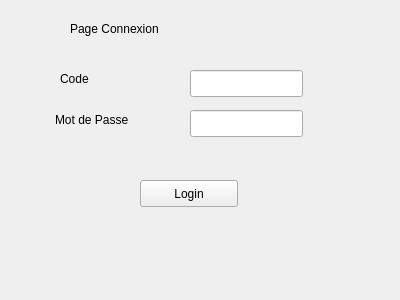
<?xml version="1.0" encoding="UTF-8"?>
<ui version="4.0">
 <class>Form</class>
 <widget class="QWidget" name="Form">
  <property name="geometry">
   <rect>
    <x>0</x>
    <y>0</y>
    <width>400</width>
    <height>300</height>
   </rect>
  </property>
  <property name="windowTitle">
   <string>Form</string>
  </property>
  <widget class="QLineEdit" name="user">
   <property name="geometry">
    <rect>
     <x>190</x>
     <y>70</y>
     <width>113</width>
     <height>27</height>
    </rect>
   </property>
  </widget>
  <widget class="QLineEdit" name="password">
   <property name="geometry">
    <rect>
     <x>190</x>
     <y>110</y>
     <width>113</width>
     <height>27</height>
    </rect>
   </property>
  </widget>
  <widget class="QLabel" name="codelabel">
   <property name="geometry">
    <rect>
     <x>60</x>
     <y>70</y>
     <width>66</width>
     <height>17</height>
    </rect>
   </property>
   <property name="text">
    <string>Code</string>
   </property>
  </widget>
  <widget class="QLabel" name="passwordlabel">
   <property name="geometry">
    <rect>
     <x>55</x>
     <y>110</y>
     <width>101</width>
     <height>20</height>
    </rect>
   </property>
   <property name="text">
    <string>Mot de Passe</string>
   </property>
  </widget>
  <widget class="QLabel" name="label_3">
   <property name="geometry">
    <rect>
     <x>70</x>
     <y>20</y>
     <width>141</width>
     <height>17</height>
    </rect>
   </property>
   <property name="text">
    <string>Page Connexion</string>
   </property>
  </widget>
  <widget class="QPushButton" name="login">
   <property name="geometry">
    <rect>
     <x>140</x>
     <y>180</y>
     <width>98</width>
     <height>27</height>
    </rect>
   </property>
   <property name="text">
    <string>Login</string>
   </property>
  </widget>
 </widget>
 <resources/>
 <connections/>
</ui>
